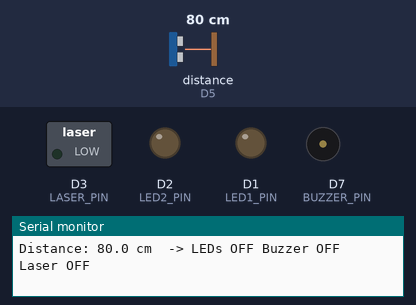
Bench run of a sketch on a simulated ESP8266 (NodeMCU). Shown: switched loads named in the sketch (green lamp = pin HIGH), output pins drawn as LEDs (lit = HIGH), buzzer (waves = sounding), the last lines printed to the serial monitor. Wiring (inferred from the names in the program): ultrasonic range finder: trigger D6; echo D5. Inputs (shaded band) come from the test bench; at power-on: distance to the obstacle (sensor on D5) 80 cm. The echo pulse lasts 58.3 µs per cm; pins used as bus, display or sensor lines are not drawn.

Above: at 1.4 s.
1.5 s: distance to the obstacle (sensor on D5) set to 37 cm
3.1 s: distance to the obstacle (sensor on D5) set to 31 cm
At 3.5 s:
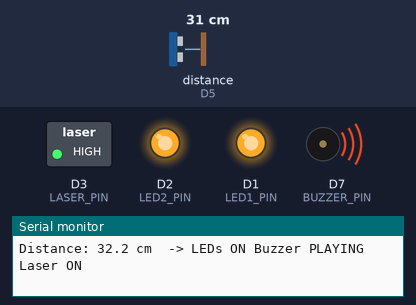
6.1 s: distance to the obstacle (sensor on D5) set to 35 cm
At 6.33 s:
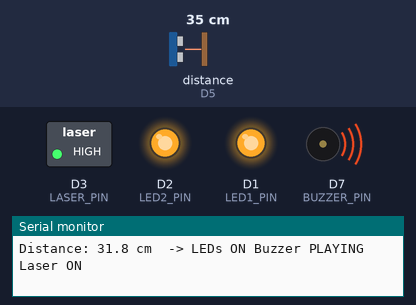
7.9 s: distance to the obstacle (sensor on D5) set to 2 cm
At 8.57 s:
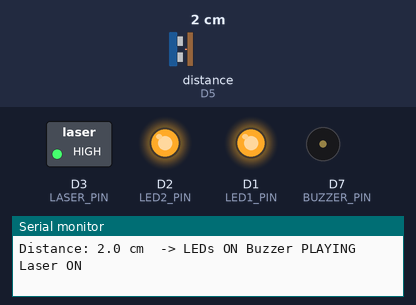
Timing chart, 0 to 11.9 s (numbered marks = the images above; inputs shaded):
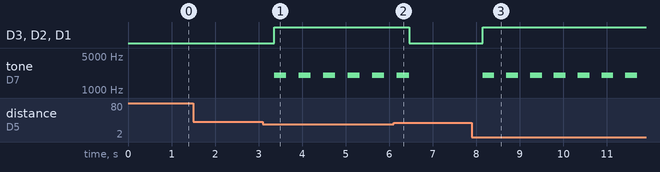

Measured:
- the behaviour switches between 35 and 34 cm on distance to the obstacle (sensor on D5) (found by bisection; images 0 and 1)
- after the input at 3.1 s, D3 (LASER_PIN), D2 (LED2_PIN), D1 (LED1_PIN): LOW → HIGH after 0.25 s; tone on D7 (BUZZER_PIN): alternates 2000 Hz for 0.28 s and silent for 0.28 s, starting after 0.25 s
- after the input at 6.1 s, D3 (LASER_PIN), D2 (LED2_PIN), D1 (LED1_PIN): HIGH → LOW after 0.36 s; tone on D7 (BUZZER_PIN): goes on until 6.5 s, then stays silent
- after the input at 7.9 s, D3 (LASER_PIN), D2 (LED2_PIN), D1 (LED1_PIN): LOW → HIGH after 0.25 s; tone on D7 (BUZZER_PIN): alternates 2000 Hz for 0.27 s and silent for 0.27 s, starting after 0.25 s

The sketch:

EchoBot-en.ino
```cpp
// EchoBot Project: ESP8266 + HC-SR04 + Buzzer + 2 LEDs + Laser

// The project uses an HC-SR04 ultrasonic sensor to measure distances.
// When an obstacle is detected, the system:
// - turns on 2 LEDs
// - activates 1 Buzzer
// - turns on 1 Laser

// HC-SR04 SENSOR PINS
const int TRIG_PIN = D6;  // HC-SR04 Pin (GPIO12)
const int ECHO_PIN = D5;  // HC-SR04 Pin (GPIO14)

// LED PINS
const int LED1_PIN = D1;  // LED 1 connected to pin D1 (GPIO5)
const int LED2_PIN = D2;  // LED 2 connected to pin D2 (GPIO4)

// BUZZER PIN
const int BUZZER_PIN = D7;  // Active Buzzer connected to pin D7 (GPIO13)

// LASER PIN
const int LASER_PIN = D3;  // Laser connected to pin D3 (GPIO0)

// MOVEMENT DETECTION DISTANCE
float detection_threshold_cm = 35.0;  // If distance <= 35cm, activate LEDs, buzzer, and laser

// AI SUGGESTION - SMOOTHING
// Used to avoid erroneous readings. Take 5 quick measurements and average them.
const int NUM_SAMPLES = 5;  // Number of measurements
const int SETTLE_TIME_MS = 50;  // Wait time (ms) between each sample

// SPEED OF SOUND CONSTANT
const float SOUND_SPEED = 0.0343f;

// BUZZER CONFIGURATION
int buzzerFrequency = 2000;  // Sound frequency in Hz
int buzzerBeepDuration = 100; // Duration of each beep (ms)
int buzzerPauseDuration = 100;  // Pause between beeps (ms)
unsigned long lastBuzzerToggleTime = 0;  // Last buzzer state change time
bool isBuzzerActive = false;  // Current buzzer state (true = playing, false = paused)

// SETUP FUNCTION
// Executed at the beginning, it configures all pins and their states.
void setup() {
  // PIN MODE CONFIGURATION
  pinMode(TRIG_PIN, OUTPUT);  // TRIG is output because I send the ultrasonic pulse
  pinMode(ECHO_PIN, INPUT); // ECHO is input because it receives the sound echo
  pinMode(LED1_PIN, OUTPUT);  // LED1 is output, activated when sound is interrupted
  pinMode(LED2_PIN, OUTPUT);  // LED2 is output, activated when sound is interrupted
  pinMode(BUZZER_PIN, OUTPUT);  // Buzzer is output, emits sounds when movement is detected
  pinMode(LASER_PIN, OUTPUT); // Laser is output, emits laser when movement is detected

  // INITIAL STATE OF PINS (ALL OFF)
  digitalWrite(TRIG_PIN, LOW);
  digitalWrite(LED1_PIN, LOW);
  digitalWrite(LED2_PIN, LOW);
  digitalWrite(BUZZER_PIN, LOW);
  digitalWrite(LASER_PIN, LOW);

  // START SERIAL MONITOR COMMUNICATION
  Serial.begin(9600);  // Starts serial communication at 9600 baud - SERIAL MONITOR MUST BE 9600, OTHERWISE MESSAGES WILL NOT APPEAR CORRECTLY
  delay(200);
  Serial.println("EchoBot ON");
}

// FUNCTION TO READ DISTANCE IN CENTIMETERS
// This function sends an ultrasonic pulse and measures the time until the echo is received
float readDistanceCM() {
  // Ensure TRIGGER pin is LOW
  digitalWrite(TRIG_PIN, LOW);
  delayMicroseconds(2);

  // Set TRIGGER pin HIGH, keep active for 10us, then turn off
  digitalWrite(TRIG_PIN, HIGH);
  delayMicroseconds(10);
  digitalWrite(TRIG_PIN, LOW);

  // CALCULATE ECHO WAIT TIME
  // Maximum distance of 2 meters, calculates the time.
  // If the sound returns faster, it means an obstacle was found and activates the EchoBot.
  const unsigned long MAX_DISTANCE_CM = 200;
  unsigned long maxEchoTime = (unsigned long)((MAX_DISTANCE_CM * 2.0f) / SOUND_SPEED);

  // MEASURE THE TIME IT TAKES FOR THE SOUND TO RETURN
  // pulseIn() measures how long the ECHO pin stays HIGH (round trip time of sound)
  unsigned long duration = pulseIn(ECHO_PIN, HIGH, maxEchoTime);

  // VERIFICATION AND DISTANCE CALCULATION
  if (duration == 0) return NAN;  // If no echo, return NAN (Not A Number)

  // Formula: distance = (time × speed_of_sound) / 2
  // We divide by 2 because the sound travels back and forth
  return (duration * SOUND_SPEED) / 2.0f;
}

// FUNCTION TO READ DISTANCE WITH SMOOTHING (AVERAGE OF SEVERAL READINGS) - AI SUGGESTED SMOOTHING
// This function takes several readings and calculates the average to get a more stable value
float readAveragedDistanceCM() {
  int validReadings = 0; // Counter for valid readings
  float sumOfReadings = 0.0f; // Sum of readings

  // COLLECT 5 SAMPLES - 'NUM_SAMPLES' variable was defined at the beginning
  for (int i = 0; i < NUM_SAMPLES; i++) {
    float distance = readDistanceCM();  // Take a reading

    // If the reading is valid (not NAN), add to the sum
    if (!isnan(distance)) {
      sumOfReadings += distance;
      validReadings++;
    }

    delay(SETTLE_TIME_MS);  // Wait between readings - variable defined at the beginning.
  }

  // CALCULATION AND RETURN OF THE AVERAGE
  // If there is at least one valid reading, return the average
  // Otherwise, return NAN
  return (validReadings > 0) ? (sumOfReadings / validReadings) : NAN;

        // EQUIVALENT TO
        //   if (validReadings > 0) {
        //     return sumOfReadings / validReadings;
        // } else {
        //     return NAN;
        // }
}

// FUNCTION TO CONTROL THE LEDs
// Turns both LEDs on or off simultaneously
void setLEDs(bool on) {
  digitalWrite(LED1_PIN, on ? HIGH : LOW);  // If on=true, turn on (HIGH), otherwise turn off (LOW)
  digitalWrite(LED2_PIN, on ? HIGH : LOW);  // Same behavior for LED2

  // The expressions are equivalent to if statements. If ON is HIGH, it proceeds, otherwise it returns LOW.
}

// FUNCTION TO CONTROL THE LASER
// Turns the laser module on or off
void setLaser(bool on) {
  digitalWrite(LASER_PIN, on ? HIGH : LOW); // If on=true, turn on, otherwise turn off

  // Equivalent to an if statement.
}

// FUNCTION TO CONTROL THE BUZZER BEEP PATTERN
// Creates an intermittent beep pattern when shouldBeep is true
void updateBuzzer(bool shouldBeep) {
  // IF IT SHOULD NOT BEEP, TURN EVERYTHING OFF
  if (!shouldBeep) {
    noTone(BUZZER_PIN); // Stop any sound on the buzzer
    isBuzzerActive = false;  // Mark state as off
    return;
  }

  // CREATION OF THE INTERMITTENT BEEP PATTERN
  unsigned long currentTime = millis(); // Get current time in milliseconds

  if (isBuzzerActive) {
    // BUZZER IS PLAYING - CHECK IF IT SHOULD STOP
    if (currentTime - lastBuzzerToggleTime >= buzzerBeepDuration) {
      noTone(BUZZER_PIN); // Stop the sound
      isBuzzerActive = false;  // Mark as paused
      lastBuzzerToggleTime = currentTime;  // Record the time of state change
    }
  } else {
    // BUZZER IS PAUSED - CHECK IF IT SHOULD PLAY AGAIN
    if (currentTime - lastBuzzerToggleTime >= buzzerPauseDuration) {
      tone(BUZZER_PIN, buzzerFrequency); // Start sound at defined frequency
      isBuzzerActive = true;  // Mark as playing
      lastBuzzerToggleTime = currentTime;  // Record the time of state change
    }
  }
}

// LOOP FUNCTION - EXECUTED CONTINUOUSLY
void loop() {
  // DISTANCE READING
  float distance = readAveragedDistanceCM();

  // CHECK IF READING IS VALID
  if (isnan(distance)) {
    // NO VALID READING - TURN EVERYTHING OFF
    setLEDs(false);  // Turn off LEDs
    updateBuzzer(false);  // Turn off buzzer
    setLaser(false);  // Turn off laser
    Serial.println("No valid reading, please check the sensor.");
  } else {
    // VALID READING - CHECK IF OBJECT IS NEAR
    bool isNear = (distance <= detection_threshold_cm);  // true if distance <= 35cm

    // Activate or deactivate components based on proximity
    setLEDs(isNear);  // Turn on LEDs
    updateBuzzer(isNear);  // Activate beeps
    setLaser(isNear);  // Turn on laser

    // SEND INFORMATION
    Serial.print("Distance: ");
    Serial.print(distance, 1);  // Show distance with 1 decimal place
    Serial.print(" cm  -> LEDs ");
    Serial.print(isNear ? "ON" : "OFF");
    Serial.print(" Buzzer ");
    Serial.print(isNear ? "PLAYING" : "OFF");
    Serial.print(" Laser ");
    Serial.println(isNear ? "ON" : "OFF");
  }

  // PAUSE BEFORE NEXT ITERATION
  delay(20);  // Wait 20ms before taking a new reading
}
```
